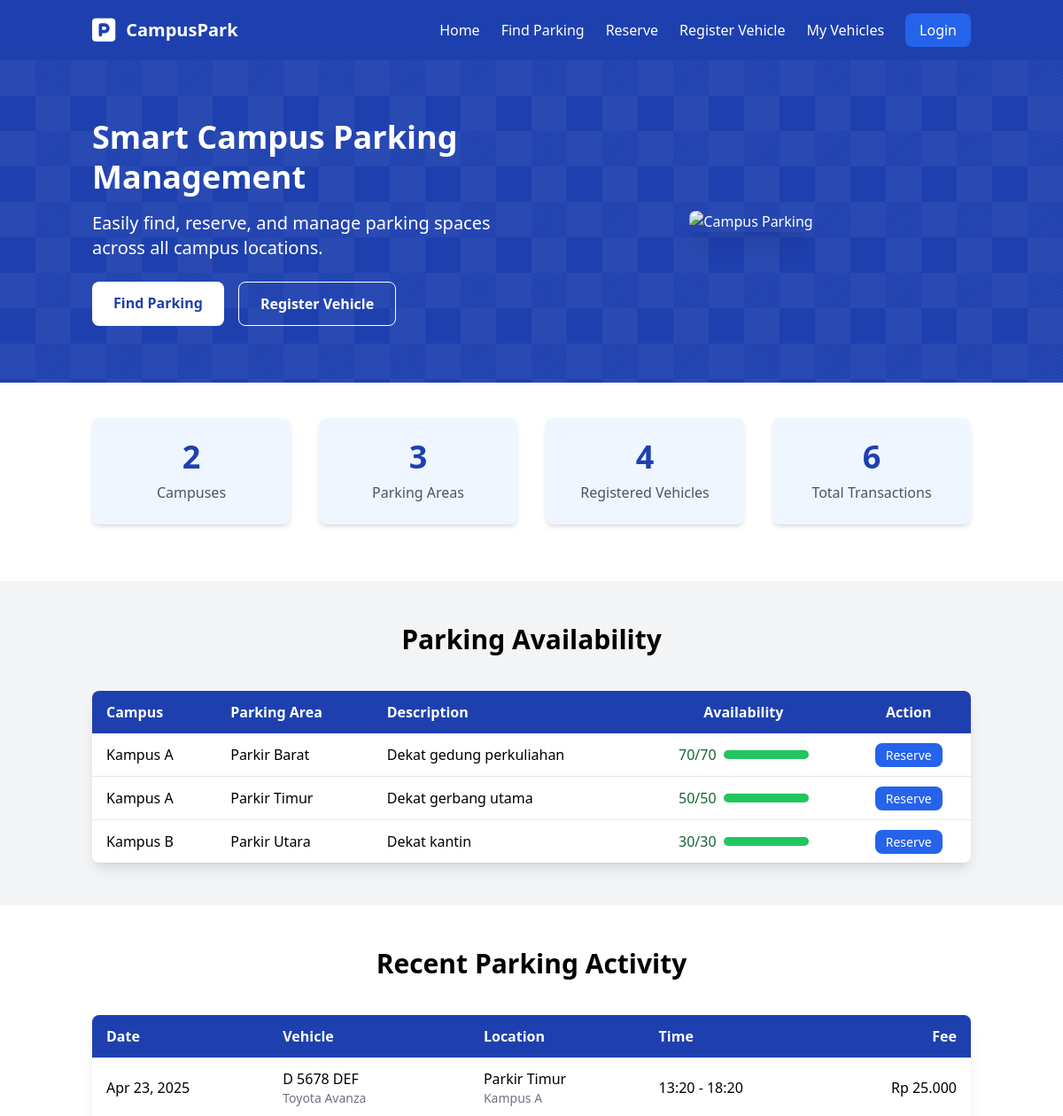
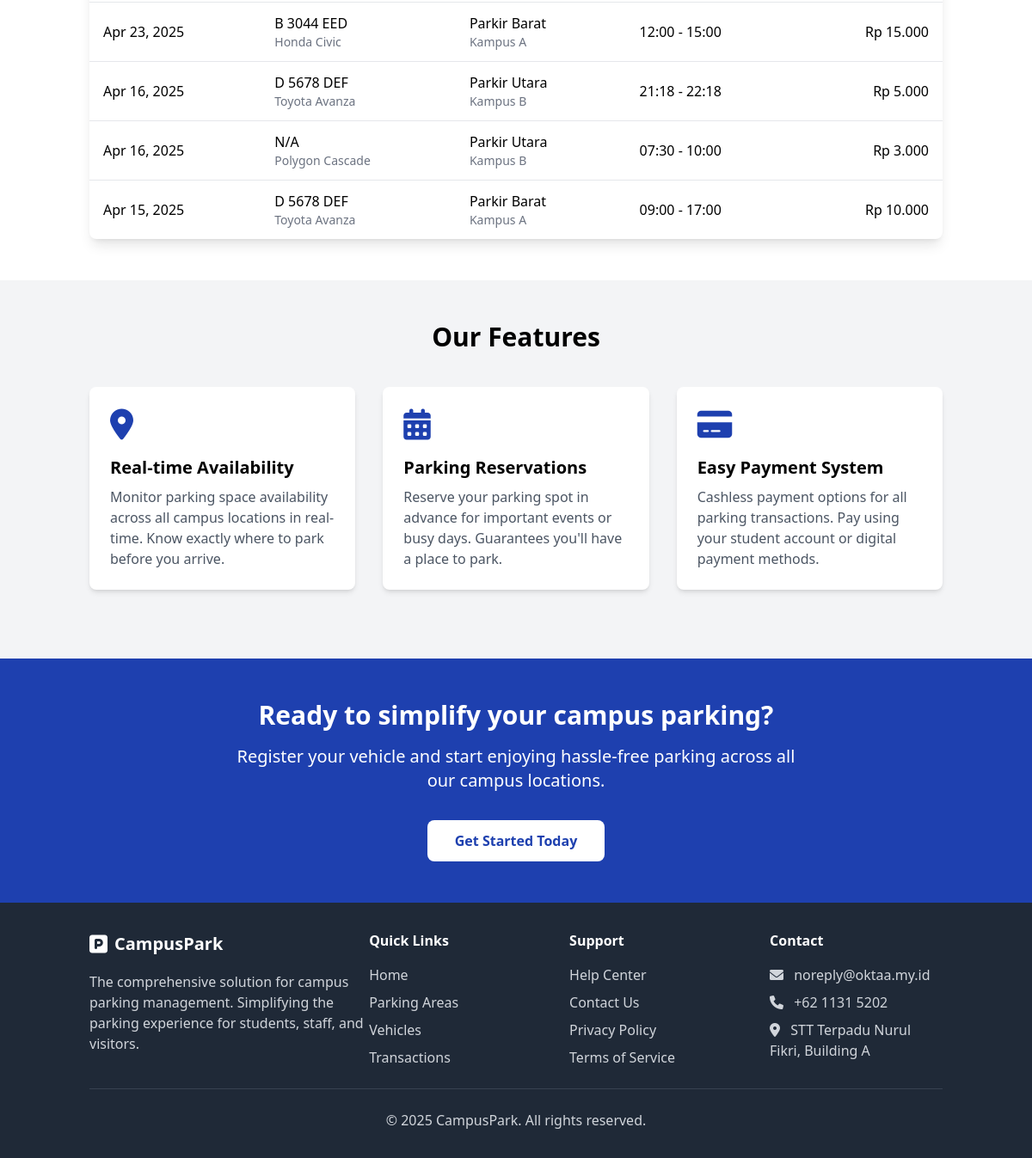
The page / on the database its author committed (2 pictures, top to bottom).
### tables this page shows
CREATE TABLE `area_parkir` (
  `id` int(11) NOT NULL,
  `nama` varchar(30) NOT NULL,
  `kapasitas` int(11) NOT NULL,
  `keterangan` varchar(45) NOT NULL,
  `kampus_id` int(11) NOT NULL
);

CREATE TABLE `kampus` (
  `id` int(11) NOT NULL,
  `nama` varchar(20) NOT NULL,
  `alamat` varchar(45) NOT NULL,
  `latitude` double NOT NULL,
  `langitude` double NOT NULL
);

CREATE TABLE `transaksi` (
  `id` int(11) NOT NULL,
  `tanggal` date NOT NULL,
  `mulai` time NOT NULL,
  `akhir` time NOT NULL,
  `keterangan` varchar(100) NOT NULL,
  `biaya` double NOT NULL,
  `kendaraan_id` int(11) NOT NULL,
  `area_parkir_id` int(11) NOT NULL
);

CREATE TABLE `kendaraan` (
  `id` int(11) NOT NULL,
  `merk` varchar(30) NOT NULL,
  `pemilik` varchar(40) NOT NULL,
  `nopol` varchar(20) NOT NULL,
  `thn_beli` int(11) NOT NULL,
  `deskripsi` varchar(200) NOT NULL,
  `jenis_kendaraan_id` int(11) NOT NULL,
  `user_id` int(11) DEFAULT NULL
);

### index.php (the view, shortened to what the rows shown need)
<?php
include_once 'koneksi.php';
$recentTransactions = $conn->query("
    SELECT t.id, t.tanggal, t.mulai, t.akhir, t.biaya, k.nopol, k.merk, a.nama as area_nama, ka.nama as kampus_nama
    FROM transaksi t
    JOIN kendaraan k ON t.kendaraan_id = k.id
    JOIN area_parkir a ON t.area_parkir_id = a.id
    JOIN kampus ka ON a.kampus_id = ka.id
    ORDER BY t.tanggal DESC, t.mulai DESC
    LIMIT 5
");
$parkingAreas = $conn->query("
    SELECT a.id, a.nama, a.kapasitas, a.keterangan, ka.nama as kampus_nama,
    (SELECT COUNT(*) FROM transaksi t WHERE t.area_parkir_id = a.id AND DATE(t.tanggal) = CURDATE() AND
    ((CURTIME() BETWEEN t.mulai AND t.akhir) OR (t.akhir < t.mulai AND (CURTIME() BETWEEN t.mulai AND '23:59:59' OR CURTIME() BETWEEN '00:00:00' AND t.akhir)))) as used_spaces
    FROM area_parkir a
    JOIN kampus ka ON a.kampus_id = ka.id
    ORDER BY ka.nama, a.nama
");
?>
<!DOCTYPE html>
<html lang="en">
<head>
     <script src="https://cdn.tailwindcss.com"></script>
     <link href="https://cdnjs.cloudflare.com/ajax/libs/font-awesome/6.0.0-beta3/css/all.min.css" rel="stylesheet">
</head>
<body class="bg-gray-100 font-sans leading-normal tracking-normal">
     <header class="hero-pattern text-white py-16">
          <div class="container mx-auto px-4">
               <div class="flex flex-col md:flex-row items-center">
                    <div class="md:w-1/2 mb-8 md:mb-0">
                         <h1 class="text-4xl font-bold leading-tight mb-4">Smart Campus Parking Management</h1>
                    </div>
               </div>
          </div>
     </header>
     <section class="py-12 bg-gray-100">
          <div class="container mx-auto px-4">
               <h2 class="text-3xl font-bold text-center mb-10">Parking Availability</h2>
               <div class="overflow-x-auto bg-white rounded-lg shadow-lg">
                    <table class="min-w-full">
                         <thead>
                              <tr class="bg-blue-800 text-white">
                                   <th class="py-3 px-4 text-left">Campus</th>
                                   <th class="py-3 px-4 text-left">Parking Area</th>
                                   <th class="py-3 px-4 text-left">Description</th>
                                   <th class="py-3 px-4 text-center">Availability</th>
                                   <th class="py-3 px-4 text-center">Action</th>
                              </tr>
                         </thead>
                         <tbody class="divide-y divide-gray-200">
                              <?php if ($parkingAreas && $parkingAreas->num_rows > 0): ?>
                                   <?php while ($area = $parkingAreas->fetch_assoc()): ?>
                                        <?php
                                        $used = $area['used_spaces'];
                                        $capacity = $area['kapasitas'];
                                        $available = $capacity - $used;
                                        $availabilityPercentage = ($available / $capacity) * 100;
                                        $bgColor = 'bg-red-600';
                                        $textColor = 'text-red-800';
                                        if ($availabilityPercentage > 30) {
                                             $bgColor = 'bg-yellow-500';
                                             $textColor = 'text-yellow-800';
                                        }
                                        if ($availabilityPercentage > 60) {
                                             $bgColor = 'bg-green-500';
                                             $textColor = 'text-green-800';
                                        }
                                        ?>
                                        <tr class="hover:bg-gray-50">
                                             <td class="py-3 px-4"><?php echo $area['kampus_nama']; ?></td>
                                             <td class="py-3 px-4 font-medium"><?php echo $area['nama']; ?></td>
                                             <td class="py-3 px-4"><?php echo $area['keterangan']; ?></td>
                                             <td class="py-3 px-4">
                                                  <div class="flex items-center justify-center">
                                                       <div class="mr-2 font-medium <?php echo $textColor; ?>">
                                                            <?php echo $available; ?>/<?php echo $capacity; ?>
                                                       </div>
                                                       <div class="w-24 bg-gray-200 rounded-full h-2.5">
                                                            <div class="<?php echo $bgColor; ?> h-2.5 rounded-full" style="width: <?php echo $availabilityPercentage; ?>%"></div>
                                                       </div>
                                                  </div>
                                             </td>
                                             <td class="py-3 px-4 text-center">
                                                  <a href="reserve-parking.php" class="bg-blue-600 hover:bg-blue-700 text-white py-1 px-3 rounded-lg text-sm">Reserve</a>
                                             </td>
                                        </tr>
                                   <?php endwhile; ?>
                              <?php else: ?>
                                   <tr>
                                        <td colspan="5" class="py-4 px-4 text-center text-gray-500">No parking areas available</td>
                                   </tr>
                              <?php endif; ?>
                         </tbody>
                    </table>
               </div>
          </div>
     </section>
     <section class="py-12 bg-white">
          <div class="container mx-auto px-4">
               <h2 class="text-3xl font-bold text-center mb-10">Recent Parking Activity</h2>
               <div class="overflow-x-auto bg-white rounded-lg shadow-lg">
                    <table class="min-w-full">
                         <thead>
                              <tr class="bg-blue-800 text-white">
                                   <th class="py-3 px-4 text-left">Date</th>
                                   <th class="py-3 px-4 text-left">Vehicle</th>
                                   <th class="py-3 px-4 text-left">Location</th>
                                   <th class="py-3 px-4 text-left">Time</th>
                                   <th class="py-3 px-4 text-right">Fee</th>
                              </tr>
                         </thead>
                         <tbody class="divide-y divide-gray-200">
                              <?php if ($recentTransactions && $recentTransactions->num_rows > 0): ?>
                                   <?php while ($transaction = $recentTransactions->fetch_assoc()): ?>
                                        <?php
                                        $date = date('M d, Y', strtotime($transaction['tanggal']));
                                        $start = date('H:i', strtotime($transaction['mulai']));
                                        $end = date('H:i', strtotime($transaction['akhir']));
                                        ?>
                                        <tr class="hover:bg-gray-50">
                                             <td class="py-3 px-4"><?php echo $date; ?></td>
                                             <td class="py-3 px-4">
                                                  <div class="font-medium"><?php echo $transaction['nopol']; ?></div>
                                                  <div class="text-gray-500 text-sm"><?php echo $transaction['merk']; ?></div>
                                             </td>
                                             <td class="py-3 px-4">
                                                  <div><?php echo $transaction['area_nama']; ?></div>
                                                  <div class="text-gray-500 text-sm"><?php echo $transaction['kampus_nama']; ?></div>
                                             </td>
                                             <td class="py-3 px-4"><?php echo $start; ?> - <?php echo $end; ?></td>
                                             <td class="py-3 px-4 text-right font-medium">Rp <?php echo number_format($transaction['biaya'], 0, ',', '.'); ?></td>
                                        </tr>
                                   <?php endwhile; ?>
                              <?php else: ?>
                                   <tr>
                                        <td colspan="5" class="py-4 px-4 text-center text-gray-500">No recent transactions</td>
                                   </tr>
                              <?php endif; ?>
                         </tbody>
                    </table>
               </div>
          </div>
     </section>
     <section class="py-12 bg-gray-100">
          <div class="container mx-auto px-4">
               <h2 class="text-3xl font-bold text-center mb-10">Our Features</h2>
          </div>
     </section>
     <section class="bg-blue-800 text-white py-12">
          <div class="container mx-auto px-4 text-center">
               <h2 class="text-3xl font-bold mb-4">Ready to simplify your campus parking?</h2>
          </div>
     </section>
</body>
</html>

### rows shown on the page
area_parkir: kampus.nama "Kampus A", nama "Parkir Barat", keterangan "Dekat gedung perkuliahan", kapasitas "70", $availabilityPercentage 100 (drawn)
area_parkir: kampus.nama "Kampus A", nama "Parkir Timur", keterangan "Dekat gerbang utama", kapasitas "50", $availabilityPercentage 100 (drawn)
area_parkir: kampus.nama "Kampus B", nama "Parkir Utara", keterangan "Dekat kantin", kapasitas "30", $availabilityPercentage 100 (drawn)
transaksi: tanggal "Apr 23, 2025", kendaraan.nopol "D 5678 DEF", kendaraan.merk "Toyota Avanza", area_parkir.nama "Parkir Timur", kampus.nama "Kampus A", mulai "13:20", akhir "18:20", biaya "25.000"
transaksi: tanggal "Apr 23, 2025", kendaraan.nopol "B 3044 EED", kendaraan.merk "Honda Civic", area_parkir.nama "Parkir Barat", kampus.nama "Kampus A", mulai "12:00", akhir "15:00", biaya "15.000"
transaksi: tanggal "Apr 16, 2025", kendaraan.nopol "D 5678 DEF", kendaraan.merk "Toyota Avanza", area_parkir.nama "Parkir Utara", kampus.nama "Kampus B", mulai "21:18", akhir "22:18", biaya "5.000"
transaksi: tanggal "Apr 16, 2025", kendaraan.nopol "N/A", kendaraan.merk "Polygon Cascade", area_parkir.nama "Parkir Utara", kampus.nama "Kampus B", mulai "07:30", akhir "10:00", biaya "3.000"
transaksi: tanggal "Apr 15, 2025", kendaraan.nopol "D 5678 DEF", kendaraan.merk "Toyota Avanza", area_parkir.nama "Parkir Barat", kampus.nama "Kampus A", mulai "09:00", akhir "17:00", biaya "10.000"

### other values the page prints
$totalCampuses "2"
$totalAreas "3"
$totalVehicles "4"
$totalTransactions "6"
